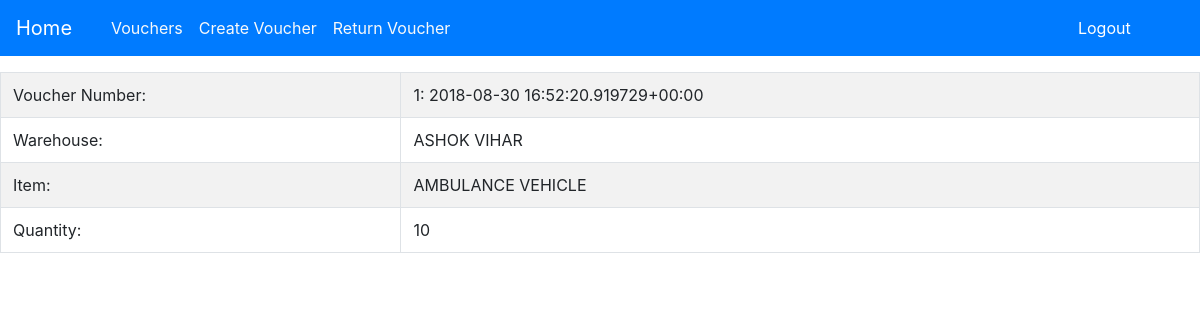
Screenshot of /voucherinfo?pk=1 (signed in) with the database file from the repository.
### inventory/models.py (models this page shows, shortened)
class VoucherItemMapping(models.Model):
    voucher_number = models.ForeignKey(Voucher, on_delete=models.CASCADE, unique=True)
    warehouse = models.ForeignKey(Warehouse, on_delete=models.CASCADE)
    item = models.ForeignKey(Item, on_delete=models.CASCADE,)
    quantity = models.IntegerField(validators=[MinValueValidator(1)])

class Voucher(models.Model):
    voucher_number = models.BigIntegerField(unique=True, auto_created=True, null=True, blank=True)
    issued_by = models.CharField(max_length=30)
    issued_to = models.CharField(max_length=30)
    date_issued = models.DateTimeField(auto_now=True)
    def __str__(self):
        return '{}: {}'.format(self.voucher_number, self.date_issued)

class Warehouse(models.Model):
    name = models.CharField(max_length=30)
    address = models.CharField(max_length=100)
    def __str__(self):
        return self.name

class Item(models.Model):
    category = models.ForeignKey(Category, on_delete=models.CASCADE)
    name = models.CharField(max_length=50)
    description = models.CharField(max_length=100, null=True)
    def __str__(self):
        return self.name

### inventory/views.py (the view)
@login_required(login_url='/accounts/login/')
def voucherinfo(request):
    pk = request.GET.get('pk')
    if pk:
        voucher = VoucherItemMapping.objects.filter(voucher_number_id=pk)
    else:
        voucher = []
    return render(request, 'inventory/voucher_info.html', {'voucher': voucher})

### inventory/templates/inventory/voucher_info.html (shortened to what this page needs)
{% extends 'inventory/main_base.html' %}
{% block content %}{{ block.super }}
    <table id="example" class="table table-striped table-bordered" style="width:100%">
        {% for data in voucher %}
            <tr><td class="well-sm">  Voucher Number:</td><td> {{ data.voucher_number }} </td></tr>
            <tr><td class="well-sm"> Warehouse:</td><td> {{ data.warehouse }} </td></tr>
            <tr><td class="well-sm"> Item:</td><td> {{ data.item }} </td></tr>
            <tr><td class="well-sm"> Quantity:</td><td> {{ data.quantity }} </td></tr>
        {% endfor %}
    </table>
{% endblock content%}

### rows the page displays
VoucherItemMapping: voucher_number "1: 2018-08-30 16:52:20.919729+00:00", warehouse "ASHOK VIHAR", item "AMBULANCE VEHICLE", quantity "10"
